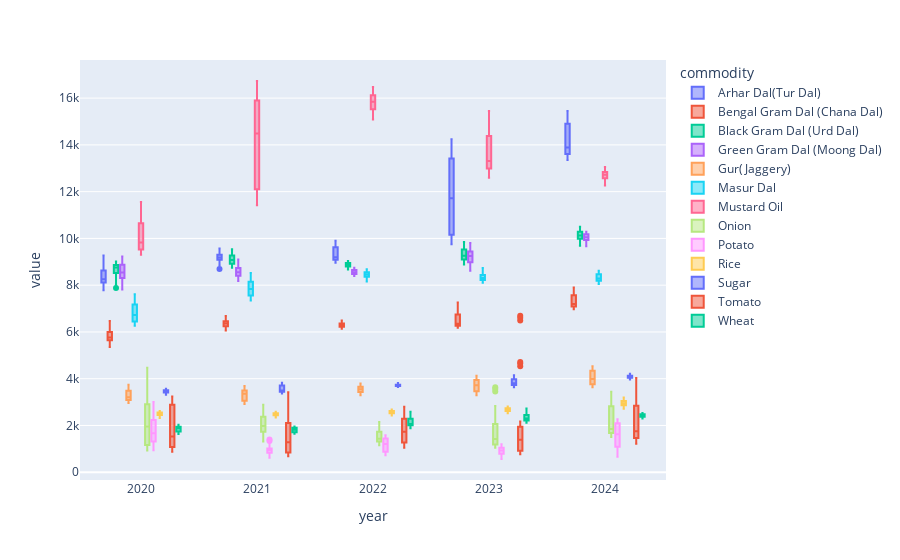

Write notebook code for a chart like this one.
### Code cell
px.box(
    data_frame=up_5yrs,
    x=up_5yrs["year"],
    y=[
        up_5yrs["modal_rs_quintal"],
        up_5yrs["min_rs_quintal"],
        up_5yrs["max_rs_quintal"],
    ],
    color=up_5yrs["commodity"],
    hover_data="month"
)

### Figure 1 — Plotly figure (JSON) as saved in the notebook; plotly's stock layout.template omitted (floating-point values rounded to 4 significant figures; data arrays with more than 128 entries replaced by an {"elided": "..."} marker saying what was removed)
{"data": [{"alignmentgroup": "True", "customdata": {"elided": "171x1 str values"}, "hovertemplate": "commodity=Arhar Dal(Tur Dal)<br>year=%{x}<br>value=%{y}<br>month=%{customdata[0]}<extra></extra>", "legendgroup": "Arhar Dal(Tur Dal)", "marker": {"color": "#636efa"}, "name": "Arhar Dal(Tur Dal)", "notched": false, "offsetgroup": "Arhar Dal(Tur Dal)", "orientation": "v", "showlegend": true, "type": "box", "x": {"elided": "171 str values"}, "x0": " ", "xaxis": "x", "y": {"elided": "171 float values"}, "y0": " ", "yaxis": "y"}, {"alignmentgroup": "True", "customdata": {"elided": "168x1 str values"}, "hovertemplate": "commodity=Bengal Gram Dal (Chana Dal)<br>year=%{x}<br>value=%{y}<br>month=%{customdata[0]}<extra></extra>", "legendgroup": "Bengal Gram Dal (Chana Dal)", "marker": {"color": "#EF553B"}, "name": "Bengal Gram Dal (Chana Dal)", "notched": false, "offsetgroup": "Bengal Gram Dal (Chana Dal)", "orientation": "v", "showlegend": true, "type": "box", "x": {"elided": "168 str values"}, "x0": " ", "xaxis": "x", "y": {"elided": "168 float values"}, "y0": " ", "yaxis": "y"}, {"alignmentgroup": "True", "customdata": {"elided": "171x1 str values"}, "hovertemplate": "commodity=Black Gram Dal (Urd Dal)<br>year=%{x}<br>value=%{y}<br>month=%{customdata[0]}<extra></extra>", "legendgroup": "Black Gram Dal (Urd Dal)", "marker": {"color": "#00cc96"}, "name": "Black Gram Dal (Urd Dal)", "notched": false, "offsetgroup": "Black Gram Dal (Urd Dal)", "orientation": "v", "showlegend": true, "type": "box", "x": {"elided": "171 str values"}, "x0": " ", "xaxis": "x", "y": {"elided": "171 float values"}, "y0": " ", "yaxis": "y"}, {"alignmentgroup": "True", "customdata": {"elided": "171x1 str values"}, "hovertemplate": "commodity=Green Gram Dal (Moong Dal)<br>year=%{x}<br>value=%{y}<br>month=%{customdata[0]}<extra></extra>", "legendgroup": "Green Gram Dal (Moong Dal)", "marker": {"color": "#ab63fa"}, "name": "Green Gram Dal (Moong Dal)", "notched": false, "offsetgroup": "Green Gram Dal (Moong Dal)", "orientation": "v", "showlegend": true, "type": "box", "x": {"elided": "171 str values"}, "x0": " ", "xaxis": "x", "y": {"elided": "171 float values"}, "y0": " ", "yaxis": "y"}, {"alignmentgroup": "True", "customdata": {"elided": "171x1 str values"}, "hovertemplate": "commodity=Gur(Jaggery)<br>year=%{x}<br>value=%{y}<br>month=%{customdata[0]}<extra></extra>", "legendgroup": "Gur(Jaggery)", "marker": {"color": "#FFA15A"}, "name": "Gur(Jaggery)", "notched": false, "offsetgroup": "Gur(Jaggery)", "orientation": "v", "showlegend": true, "type": "box", "x": {"elided": "171 str values"}, "x0": " ", "xaxis": "x", "y": {"elided": "171 float values"}, "y0": " ", "yaxis": "y"}, {"alignmentgroup": "True", "customdata": {"elided": "171x1 str values"}, "hovertemplate": "commodity=Masur Dal<br>year=%{x}<br>value=%{y}<br>month=%{customdata[0]}<extra></extra>", "legendgroup": "Masur Dal", "marker": {"color": "#19d3f3"}, "name": "Masur Dal", "notched": false, "offsetgroup": "Masur Dal", "orientation": "v", "showlegend": true, "type": "box", "x": {"elided": "171 str values"}, "x0": " ", "xaxis": "x", "y": {"elided": "171 float values"}, "y0": " ", "yaxis": "y"}, {"alignmentgroup": "True", "customdata": {"elided": "171x1 str values"}, "hovertemplate": "commodity=Mustard Oil<br>year=%{x}<br>value=%{y}<br>month=%{customdata[0]}<extra></extra>", "legendgroup": "Mustard Oil", "marker": {"color": "#FF6692"}, "name": "Mustard Oil", "notched": false, "offsetgroup": "Mustard Oil", "orientation": "v", "showlegend": true, "type": "box", "x": {"elided": "171 str values"}, "x0": " ", "xaxis": "x", "y": {"elided": "171 float values"}, "y0": " ", "yaxis": "y"}, {"alignmentgroup": "True", "customdata": {"elided": "171x1 str values"}, "hovertemplate": "commodity=Onion<br>year=%{x}<br>value=%{y}<br>month=%{customdata[0]}<extra></extra>", "legendgroup": "Onion", "marker": {"color": "#B6E880"}, "name": "Onion", "notched": false, "offsetgroup": "Onion", "orientation": "v", "showlegend": true, "type": "box", "x": {"elided": "171 str values"}, "x0": " ", "xaxis": "x", "y": {"elided": "171 float values"}, "y0": " ", "yaxis": "y"}, {"alignmentgroup": "True", "customdata": {"elided": "171x1 str values"}, "hovertemplate": "commodity=Potato<br>year=%{x}<br>value=%{y}<br>month=%{customdata[0]}<extra></extra>", "legendgroup": "Potato", "marker": {"color": "#FF97FF"}, "name": "Potato", "notched": false, "offsetgroup": "Potato", "orientation": "v", "showlegend": true, "type": "box", "x": {"elided": "171 str values"}, "x0": " ", "xaxis": "x", "y": {"elided": "171 float values"}, "y0": " ", "yaxis": "y"}, {"alignmentgroup": "True", "customdata": {"elided": "171x1 str values"}, "hovertemplate": "commodity=Rice<br>year=%{x}<br>value=%{y}<br>month=%{customdata[0]}<extra></extra>", "legendgroup": "Rice", "marker": {"color": "#FECB52"}, "name": "Rice", "notched": false, "offsetgroup": "Rice", "orientation": "v", "showlegend": true, "type": "box", "x": {"elided": "171 str values"}, "x0": " ", "xaxis": "x", "y": {"elided": "171 float values"}, "y0": " ", "yaxis": "y"}, {"alignmentgroup": "True", "customdata": {"elided": "171x1 str values"}, "hovertemplate": "commodity=Sugar<br>year=%{x}<br>value=%{y}<br>month=%{customdata[0]}<extra></extra>", "legendgroup": "Sugar", "marker": {"color": "#636efa"}, "name": "Sugar", "notched": false, "offsetgroup": "Sugar", "orientation": "v", "showlegend": true, "type": "box", "x": {"elided": "171 str values"}, "x0": " ", "xaxis": "x", "y": {"elided": "171 float values"}, "y0": " ", "yaxis": "y"}, {"alignmentgroup": "True", "customdata": {"elided": "171x1 str values"}, "hovertemplate": "commodity=Tomato<br>year=%{x}<br>value=%{y}<br>month=%{customdata[0]}<extra></extra>", "legendgroup": "Tomato", "marker": {"color": "#EF553B"}, "name": "Tomato", "notched": false, "offsetgroup": "Tomato", "orientation": "v", "showlegend": true, "type": "box", "x": {"elided": "171 str values"}, "x0": " ", "xaxis": "x", "y": {"elided": "171 float values"}, "y0": " ", "yaxis": "y"}, {"alignmentgroup": "True", "customdata": {"elided": "171x1 str values"}, "hovertemplate": "commodity=Wheat<br>year=%{x}<br>value=%{y}<br>month=%{customdata[0]}<extra></extra>", "legendgroup": "Wheat", "marker": {"color": "#00cc96"}, "name": "Wheat", "notched": false, "offsetgroup": "Wheat", "orientation": "v", "showlegend": true, "type": "box", "x": {"elided": "171 str values"}, "x0": " ", "xaxis": "x", "y": {"elided": "171 float values"}, "y0": " ", "yaxis": "y"}], "layout": {"boxmode": "group", "legend": {"title": {"text": "commodity"}, "tracegroupgap": 0}, "margin": {"t": 60}, "xaxis": {"anchor": "y", "domain": [0, 1], "title": {"text": "year"}}, "yaxis": {"anchor": "x", "domain": [0, 1], "title": {"text": "value"}}}}
